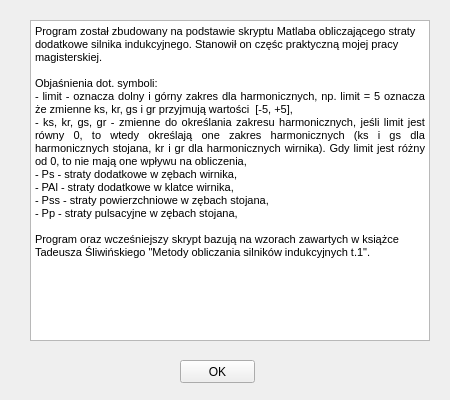
<?xml version="1.0" encoding="UTF-8"?>
<ui version="4.0">
 <class>Form</class>
 <widget class="QWidget" name="Form">
  <property name="geometry">
   <rect>
    <x>0</x>
    <y>0</y>
    <width>450</width>
    <height>400</height>
   </rect>
  </property>
  <property name="minimumSize">
   <size>
    <width>450</width>
    <height>400</height>
   </size>
  </property>
  <property name="maximumSize">
   <size>
    <width>450</width>
    <height>400</height>
   </size>
  </property>
  <property name="windowTitle">
   <string>Form</string>
  </property>
  <widget class="QWidget" name="verticalLayoutWidget">
   <property name="geometry">
    <rect>
     <x>0</x>
     <y>20</y>
     <width>803</width>
     <height>321</height>
    </rect>
   </property>
   <layout class="QVBoxLayout" name="verticalLayout">
    <property name="leftMargin">
     <number>30</number>
    </property>
    <item>
     <widget class="QTextBrowser" name="textBrowser">
      <property name="maximumSize">
       <size>
        <width>400</width>
        <height>600</height>
       </size>
      </property>
      <property name="html">
       <string>&lt;!DOCTYPE HTML PUBLIC &quot;-//W3C//DTD HTML 4.0//EN&quot; &quot;http://www.w3.org/TR/REC-html40/strict.dtd&quot;&gt;
&lt;html&gt;&lt;head&gt;&lt;meta name=&quot;qrichtext&quot; content=&quot;1&quot; /&gt;&lt;style type=&quot;text/css&quot;&gt;
p, li { white-space: pre-wrap; }
&lt;/style&gt;&lt;/head&gt;&lt;body style=&quot; font-family:'MS Shell Dlg 2'; font-size:8.25pt; font-weight:400; font-style:normal;&quot;&gt;
&lt;p style=&quot; margin-top:0px; margin-bottom:0px; margin-left:0px; margin-right:0px; -qt-block-indent:0; text-indent:0px;&quot;&gt;Program został zbudowany na podstawie skryptu Matlaba obliczającego straty dodatkowe silnika indukcyjnego. Stanowił on częśc praktyczną mojej pracy magisterskiej.&lt;/p&gt;
&lt;p style=&quot;-qt-paragraph-type:empty; margin-top:0px; margin-bottom:0px; margin-left:0px; margin-right:0px; -qt-block-indent:0; text-indent:0px;&quot;&gt;&lt;br /&gt;&lt;/p&gt;
&lt;p style=&quot; margin-top:0px; margin-bottom:0px; margin-left:0px; margin-right:0px; -qt-block-indent:0; text-indent:0px;&quot;&gt;Objaśnienia dot. symboli:&lt;/p&gt;
&lt;p align=&quot;justify&quot; style=&quot; margin-top:0px; margin-bottom:0px; margin-left:0px; margin-right:0px; -qt-block-indent:0; text-indent:0px;&quot;&gt;- limit - oznacza dolny i górny zakres dla harmonicznych, np. limit = 5 oznacza że zmienne ks, kr, gs i gr przyjmują wartości  [-5, +5],&lt;/p&gt;
&lt;p align=&quot;justify&quot; style=&quot; margin-top:0px; margin-bottom:0px; margin-left:0px; margin-right:0px; -qt-block-indent:0; text-indent:0px;&quot;&gt;- ks, kr, gs, gr - zmienne do określania zakresu harmonicznych, jeśli limit jest równy 0, to wtedy określają one zakres harmonicznych (ks i gs dla harmonicznych stojana, kr i gr dla harmonicznych wirnika). Gdy limit jest różny od 0, to nie mają one wpływu na obliczenia,&lt;/p&gt;
&lt;p align=&quot;justify&quot; style=&quot; margin-top:0px; margin-bottom:0px; margin-left:0px; margin-right:0px; -qt-block-indent:0; text-indent:0px;&quot;&gt;- Ps - straty dodatkowe w zębach wirnika,&lt;/p&gt;
&lt;p align=&quot;justify&quot; style=&quot; margin-top:0px; margin-bottom:0px; margin-left:0px; margin-right:0px; -qt-block-indent:0; text-indent:0px;&quot;&gt;- PAl - straty dodatkowe w klatce wirnika,&lt;/p&gt;
&lt;p align=&quot;justify&quot; style=&quot; margin-top:0px; margin-bottom:0px; margin-left:0px; margin-right:0px; -qt-block-indent:0; text-indent:0px;&quot;&gt;- Pss - straty powierzchniowe w zębach stojana,&lt;/p&gt;
&lt;p align=&quot;justify&quot; style=&quot; margin-top:0px; margin-bottom:0px; margin-left:0px; margin-right:0px; -qt-block-indent:0; text-indent:0px;&quot;&gt;- Pp - straty pulsacyjne w zębach stojana,&lt;/p&gt;
&lt;p style=&quot;-qt-paragraph-type:empty; margin-top:0px; margin-bottom:0px; margin-left:0px; margin-right:0px; -qt-block-indent:0; text-indent:0px;&quot;&gt;&lt;br /&gt;&lt;/p&gt;
&lt;p style=&quot; margin-top:0px; margin-bottom:0px; margin-left:0px; margin-right:0px; -qt-block-indent:0; text-indent:0px;&quot;&gt;Program oraz wcześniejszy skrypt bazują na wzorach zawartych w książce Tadeusza Śliwińskiego &amp;quot;Metody obliczania silników indukcyjnych t.1&amp;quot;.&lt;/p&gt;&lt;/body&gt;&lt;/html&gt;</string>
      </property>
     </widget>
    </item>
   </layout>
  </widget>
  <widget class="QPushButton" name="ok_pbtn">
   <property name="geometry">
    <rect>
     <x>180</x>
     <y>360</y>
     <width>75</width>
     <height>23</height>
    </rect>
   </property>
   <property name="text">
    <string>OK</string>
   </property>
  </widget>
 </widget>
 <resources/>
 <connections/>
</ui>
